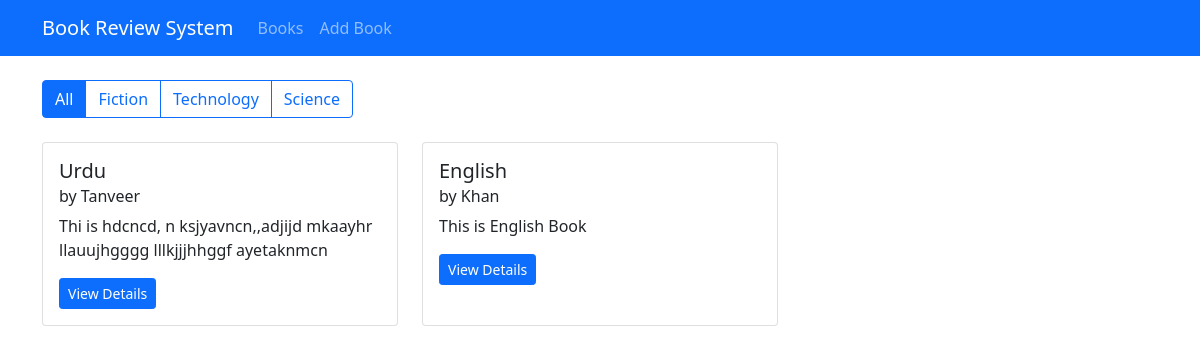
Before: / with the older database file.
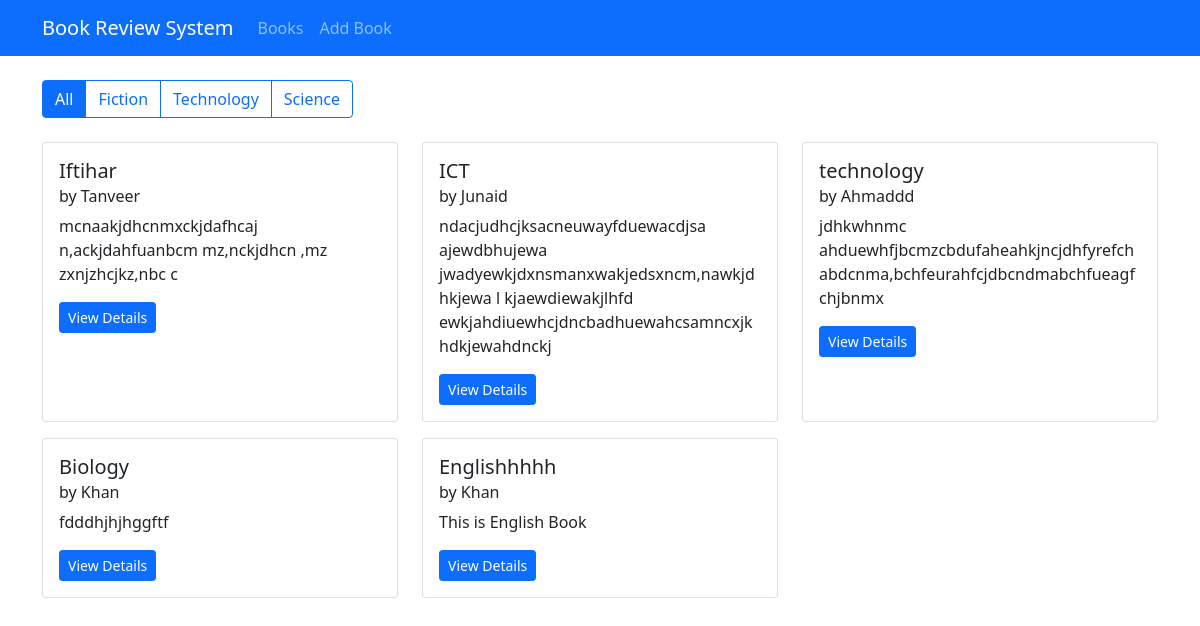
After: the same page with the newer database file.
### book/models.py (models this page shows, shortened)
class Book(models.Model):
    Genre_Choices = [
        ("fiction", "Fiction"),
        ("nonfiction", "NoNFiction"),
        ("science", "Science"),
        ("english", "English"),
        ("history", "History"),
    ]
    title = models.CharField(max_length=100)
    author = models.CharField(max_length=100)
    description = models.TextField()
    genre = models.CharField(max_length=200, choices=Genre_Choices)
    isbn = models.CharField("ISBN", max_length=13, unique=True)
    publication_date = models.DateField()
    created_at = models.DateTimeField(auto_now_add=True)
    updated_at = models.DateTimeField(auto_now=True)

### book/views.py (the view)
# urls.py: path("", views.BookListView.as_view(), name="booklist"),
class BookListView(TemplateView):
    template_name = "book/book_list.html"
    def get_context_data(self, **kwargs):
        context = super().get_context_data(**kwargs)
        genre = self.request.GET.get("genre")
        if genre:
            context["books"] = Book.objects.filter(genre=genre).order_by("-created_at")
        else:
            context["books"] = Book.objects.all().order_by("-created_at")
        return context

### book/templates/book/book_list.html
{% extends "book/base.html" %}
{% block content %}
<div class="row mb-4">
    <div class="col">
        <div class="btn-group">
            <a href="{% url 'booklist' %}" class="btn btn-outline-primary {% if not request.GET.genre %}active{% endif %}">All</a>
            <a href="?genre=fiction" class="btn btn-outline-primary {% if request.GET.genre == 'fiction' %}active{% endif %}">Fiction</a>
            <a href="?genre=technology" class="btn btn-outline-primary {% if request.GET.genre == 'technology' %}active{% endif %}">Technology</a>
            <a href="?genre=science" class="btn btn-outline-primary {% if request.GET.genre == 'science' %}active{% endif %}">Science</a>
        </div>
    </div>
</div>
<div class="row">
  {% for book in books %}
  <div class="col-md-4 mb-3">
    <div class="card h-100">
      <div class="card-body">
        <h5 class="card-title">{{ book.title }}</h5>
        <h6 class="card-subtitle mb-2 text-body-secondary">by {{book.author}}</h6>
        <p class="card-text">
          {{book.description|truncatewords:20}}
        </p>
        <div class="mt-auto">
          <a href="{% url "bookdetail" book.pk %}" class="btn btn-primary btn-sm">View Details</a>
        </div>
      </div>
    </div>
  </div>
  {% endfor %}
</div>
{% endblock %}

### book/templates/book/base.html (shortened to what this page needs)
<!DOCTYPE html>
<html lang="en">
<head>
    <link href="https://cdn.jsdelivr.net/npm/bootstrap@5.1.3/dist/css/bootstrap.min.css" rel="stylesheet">
</head>
<body>
    <nav class="navbar navbar-expand-lg navbar-dark bg-primary mb-4">
        <div class="container">
            <a class="navbar-brand" href="#">Book Review System</a>
            <div class="collapse navbar-collapse" id="navbarNav">
                <ul class="navbar-nav">
                    <li class="nav-item">
                        <a class="nav-link" href="{% url "booklist" %}">Books</a>
                    </li>
                    <li class="nav-item">
                        <a class="nav-link" href="{% url "Book_create" %}">Add Book</a>
                    </li>
                </ul>
            </div>
        </div>
    </nav>
    <div class="container">
        {% block content %}
        {% endblock %}
    </div>
</body>
</html>

Changed rows visible on the page:
removed Book: title "Urdu", author "Tanveer", description "Thi is hdcncd, n ksjyavncn,,adjijd mkaayhr llauujhgggg lllkjjjhhggf ayetaknmcn"
added Book: title "Iftihar", author "Tanveer", description "mcnaakjdhcnmxckjdafhcaj n,ackjdahfuanbcm mz,nckjdhcn ,mz zxnjzhcjkz,nbc c"
added Book: title "ICT", author "Junaid", description "ndacjudhcjksacneuwayfduewacdjsa ajewdbhujewa jwadyewkjdxnsmanxwakjedsxncm,nawkjdhkjewa l kjaewdiewakjlhfd ewkjahdiuewhcjdncbadhuewahcsamncxjkhdkjewahdnckj"
added Book: title "technology", author "Ahmaddd", description "jdhkwhnmc ahduewhfjbcmzcbdufaheahkjncjdhfyrefchabdcnma,bchfeurahfcjdbcndmabchfueagfchjbnmx"
added Book: title "Biology", author "Khan", description "fdddhjhjhggftf"
changed Book "This is English Book": title "English" → "Englishhhhh"
